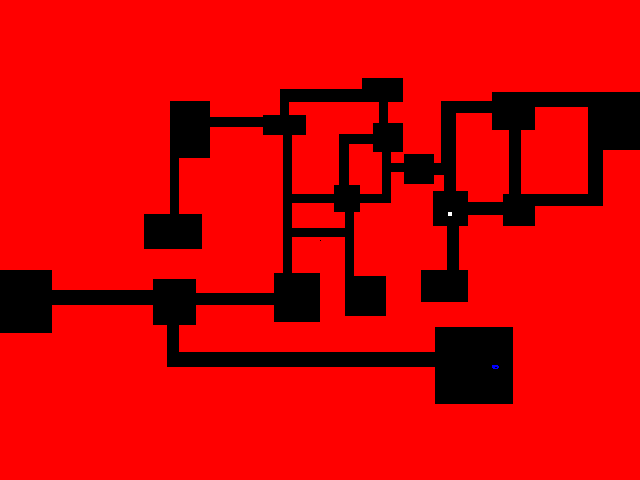
#> input picture Scripts/processed_map.png, 640 x 480 px, found by its file name
$ python config_space.py
#> lines starting #> are read from the running program, lines starting #| are printed output that depends on the picture; after the words box and inside, x2 and y2 are one past the last pixel; in counts of white or black regions, pixels touching at a corner belong together
import cv2
import numpy as np

image = cv2.imread("processed_map.png")
#> image is the input picture: shape (480, 640, 3); mean B, G, R 0, 0, 212.3
cv2.imwrite("processed_map.png", image)

def make_config_space(image, width, height):
#> called with width = 640, height = 480
    list = []
    for i in range(width):
        for j in range(height):
            if (image[j, i] != (0, 0, 255)).any():
                for x in range(i-1, i+2):
                    for y in range(j-1, j+2):
                        if x in range(width) and y in range(height) and (image[y, x] == (0, 0, 255)).all():
                            list.append((i, j))
    return list

config_space = make_config_space(image, image.shape[1], image.shape[0])
#> config_space = 16289 pairs, first value 0 to 639, second value 78 to 403
width = image.shape[1]
#> width = 640
height = image.shape[0]
#> height = 480
for x in config_space:
    if (image[x[1], x[0]] != (255, 255, 255)).any() and (image[x[1], x[0]] != (255, 0, 0)).any():
        image[x[1], x[0]] = (0, 0, 255)
#> this loop made 16289 passes
#> x on passes 1 to 3: (0, 270), (0, 270), (0, 332)
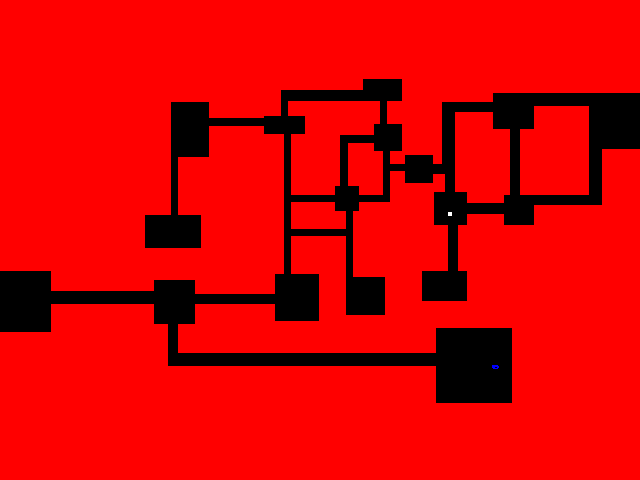
#> image: shape (480, 640, 3); 1.79% of pixels changed, all inside (x1, y1, x2, y2) = (0, 78, 640, 404)

cv2.imshow("image", image)
cv2.imwrite("processed_map2.png", image)
if cv2.waitKey(0) == 'q':
#> (key Esc is pressed here)
    cv2.destroyAllWindows()
